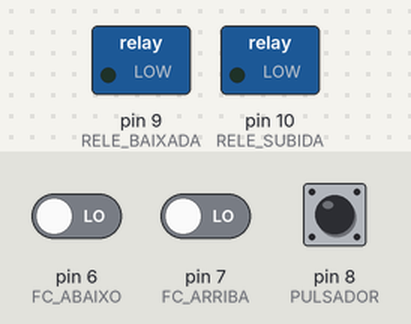
Bench run of a sketch on a simulated Arduino Uno, built with avr-gcc and run on an emulated ATmega328P. Shown: switched loads named in the sketch (green lamp = pin HIGH). Inputs (shaded band) come from the test bench; at power-on: pin 8 (PULSADOR) LOW, pin 6 (FC_ABAIXO) LOW, pin 7 (FC_ARRIBA) LOW.

Above: at 1.2 s.
1.3 s: pin 8 (PULSADOR) pulled HIGH for 0.15 s
At 2.4 s:
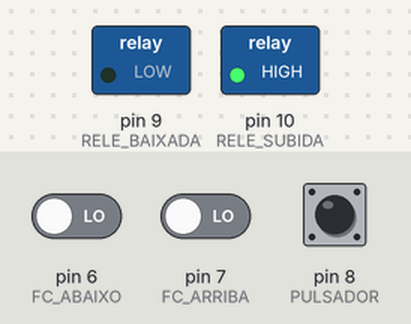
2.9 s: pin 8 (PULSADOR) pulled HIGH for 1 s
At 3.8 s:
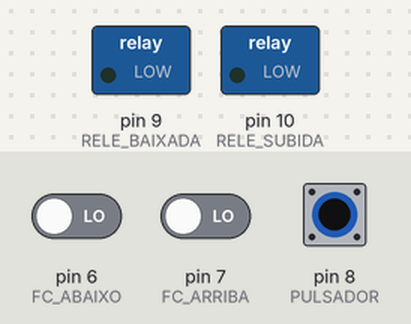
5.4 s: pin 8 (PULSADOR) pulled HIGH for 0.15 s
At 6.6 s:
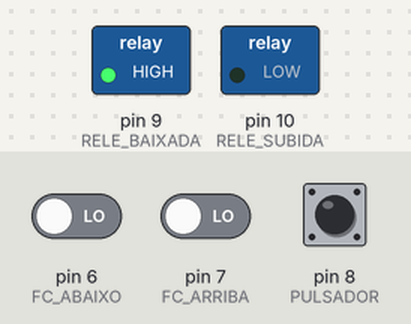
7.0 s: pin 8 (PULSADOR) pulled HIGH for 3.2 s
At 8.1 s:
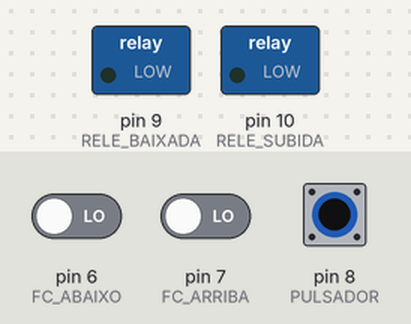
Timing chart, 0 to 10.0 s (numbered marks = the images above; inputs shaded):
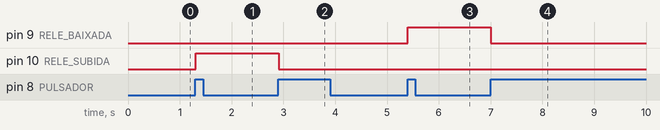

Measured:
- after the input at 1.3 s, pin 10 (RELE_SUBIDA): LOW → HIGH at once
- after the input at 2.9 s, pin 10 (RELE_SUBIDA): HIGH → LOW at once
- after the input at 5.4 s, pin 9 (RELE_BAIXADA): LOW → HIGH at once
- after the input at 7.0 s, pin 9 (RELE_BAIXADA): HIGH → LOW after 0.01 s instead of 5.6 s

The sketch:

xanela02.ino
```cpp
/* Programa para controlar a ventá dun coche.
 * Disponse dun pulsador que activa un de dous motores.
 * Outros dous pulsadores simularán dous finais de carreira da ventá.
 * O primeiro motor fai subir a ventá.
 * O sengundo motor fai baixar a venta.
 * Os motores son activados a través de cadanseu relé.
 * Arduino manda os sinais correspondentes ós relés dependendo do
 * comportamento desexado.
 *
 * Comportamento ao premer pulsador
 * 	- se a ventá está subindo, detense
 *	- se a ventá está parada, actívase a acción contraria á acción previa.
 *
 * Comportamento ao premer o pulsador que simula o Fin de Carreira Superior:
 *  - se a ventá está subindo, páraa.
 * Comportamento ao premer o pulsador que simula o Fin de Carreira Inferior:
 *  - se a ventá está baixando, páraa.
 *
 * Se non se preme ningún pulsador, a ventá sigue en movemento durante 7 segundos.
 *
 * Úsase o pin 6 para simular o fin de carreira inferior
 * Úsase o pin 7 para simular o fin de carreira superior
 * Úsase o pin 8 para conectar o pulsador
 * Úsase o pin 9 para conectar o relé que activa a subida da ventá
 * Úsase o pin 10 para conectar o relé que activa a baixada da ventá
 * Autor: Fer
 * Data: 07-03-2024
 *
 */

// Definición de entradas e saídas
#define PULSADOR 8
#define FC_ARRIBA 7
#define FC_ABAIXO 6
#define RELE_SUBIDA 10
#define RELE_BAIXADA 9
// Definición do tempo que desexamos que transcurra entre una lectura do pulsador e a seguinte
#define TEMPO_LECTURA 10

// Declaración de variables globais
int tempoEncendido = 7000; // Tempo total que debe estar a ventá en movemento
int tempoRestante = 0; // Tempo restante durante o cal a ventá seguirá en movemento
byte motorActivo = RELE_BAIXADA; // Pin do último motor activado

void setup()
{
  // Establécese o modo de funcionamento dos pins usados
  pinMode(FC_ARRIBA, INPUT);
  pinMode(FC_ABAIXO, INPUT);
  pinMode(PULSADOR, INPUT);
  pinMode(RELE_SUBIDA, OUTPUT);
  pinMode(RELE_BAIXADA, OUTPUT);
}


/* Loop
   En cada ciclo de execución:
   - Lectura dos pulsadores.
   - Activación ou desactivación do motor.
   - Pequena espera antes de seguinte ciclo.
*/
void loop()
{
  // Xestión das entradas:
  if (digitalRead(PULSADOR)) xestionarPulsador();
  if (digitalRead(FC_ARRIBA)) xestionarFinCarrera(RELE_SUBIDA); // Se se detecta o FC superior, compróbase o motor de subida
  if (digitalRead(FC_ABAIXO)) xestionarFinCarrera(RELE_BAIXADA); // Se se detecta o FC iferior, compróbase o motor de baixada
  // Xestión da saída:
  moverXanela();
  // Xestión do tempo de execución
  esperarFinPulsacion();
  delay(TEMPO_LECTURA);
}

// Función que xestiona o pulsador principal:
void xestionarPulsador()
{
  if (tempoRestante > 0) { // Cúmprese cando algún  motor está activo
    tempoRestante = 0; // Establece o tempo a 0 para que o motor pare
  } else {
    motorActivo = motorActivo == RELE_BAIXADA? RELE_SUBIDA: RELE_BAIXADA; // Cambia o motor activo
    tempoRestante = tempoEncendido; // Pon o tempo ó máximo para que o motor se mova
  }
}


// Función que xestiona a detección dun Fin de Carreira
// releAComporobar: pin do relé que queremos comprobar se está activando o seu motor
void xestionarFinCarrera(int releAComprobar)
{
  if (tempoRestante > 0 && (motorActivo == releAComprobar)) {
    tempoRestante = 0; // Parada do motor
  }
}

// Función que xestiona o movemento da ventá
void moverXanela()
{
  if (tempoRestante > 0) { // Se queda tempo, a ventá móvese
    tempoRestante -= TEMPO_LECTURA; // Réstase tempo de activación.
    digitalWrite(motorActivo, HIGH); // Asegúrase que o motor correspondente esté activo
  }
  else digitalWrite(motorActivo, LOW); // Asegúrase que o motor está desactivado
}

// Fución que espera a que o Pulsador deixe de estar premido
void esperarFinPulsacion()
{
  while(digitalRead(PULSADOR)) delay(TEMPO_LECTURA);
}
```
